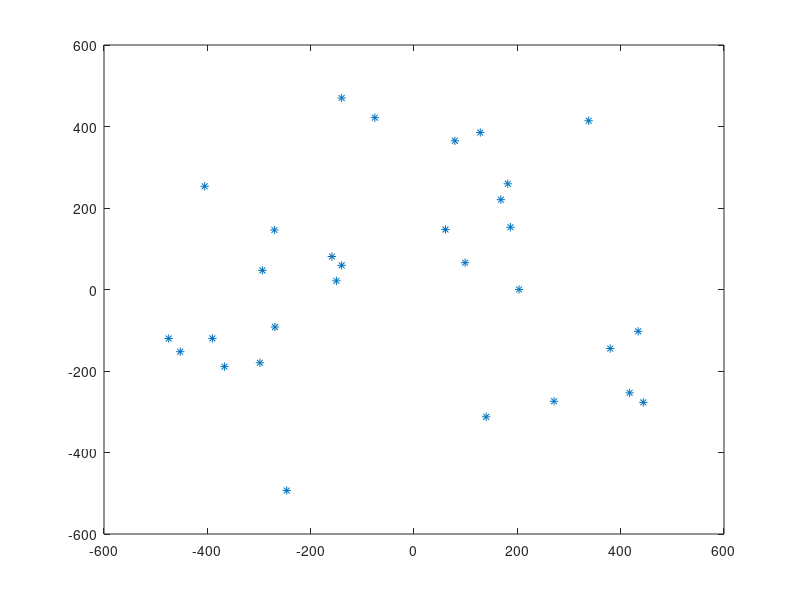

Write MATLAB code to recreate this figure. (Note: this script raises an error after producing the figure.)
%parametros do algoritmo
popSize = 30; %tamanho da populacao
pCross = 0.9; %porcentagem de crossover
pMut = 0.05; %porcentagem de mutacao
ger = 5; %quantidade de geracoes

%area de busca
xMin = -500;
xMax = 500;
yMin = -500;
yMax = 500;

%inicializacao de variaveis
pop = zeros(popSize, 2);
apt = zeros(popSize, 1);
aptNorm = zeros(popSize, 1);
histBest = zeros(ger, 3);

%populacao inicial
for i=1:popSize 
    pop(i, :) = [(xMin + rand()*(xMax - xMin)) (yMin + rand()*(yMax - yMin))];
end

gerAt = 1;

while gerAt <= ger
    figure(1);
    plot(pop(:,1), pop(:,2), '*');
    hold on
    apt = objectiveFunction(pop(:,1), pop(:,2));
    aptNorm = normaliza(apt);
    
    %seleciona os individuos que irao fazer crossover
    selected = roleta(pop, aptNorm);
    
    k = 1;
    
    %realiza operacao de crossover
    for i=1:((popSize/2)-1)
        i1 = 2*i;
        i2 = 2*i+1;
        if rand() < pCross
            [pop(i1,:), pop(i2,:)] = crossover(selected(i1,:), selected(i2,:), pMut);
        else
            pop(i1,:) = selected(i1,:); 
            pop(i2,:) = selected(i2,:);
        end 
    end
    
    for i=1:popSize
        if aptNorm(i) == 1
            histBest(gerAt,:) = [pop(i,:) apt(i)];
            figure(2);
        end
    end
    
    gerAt = gerAt + 1;
end
